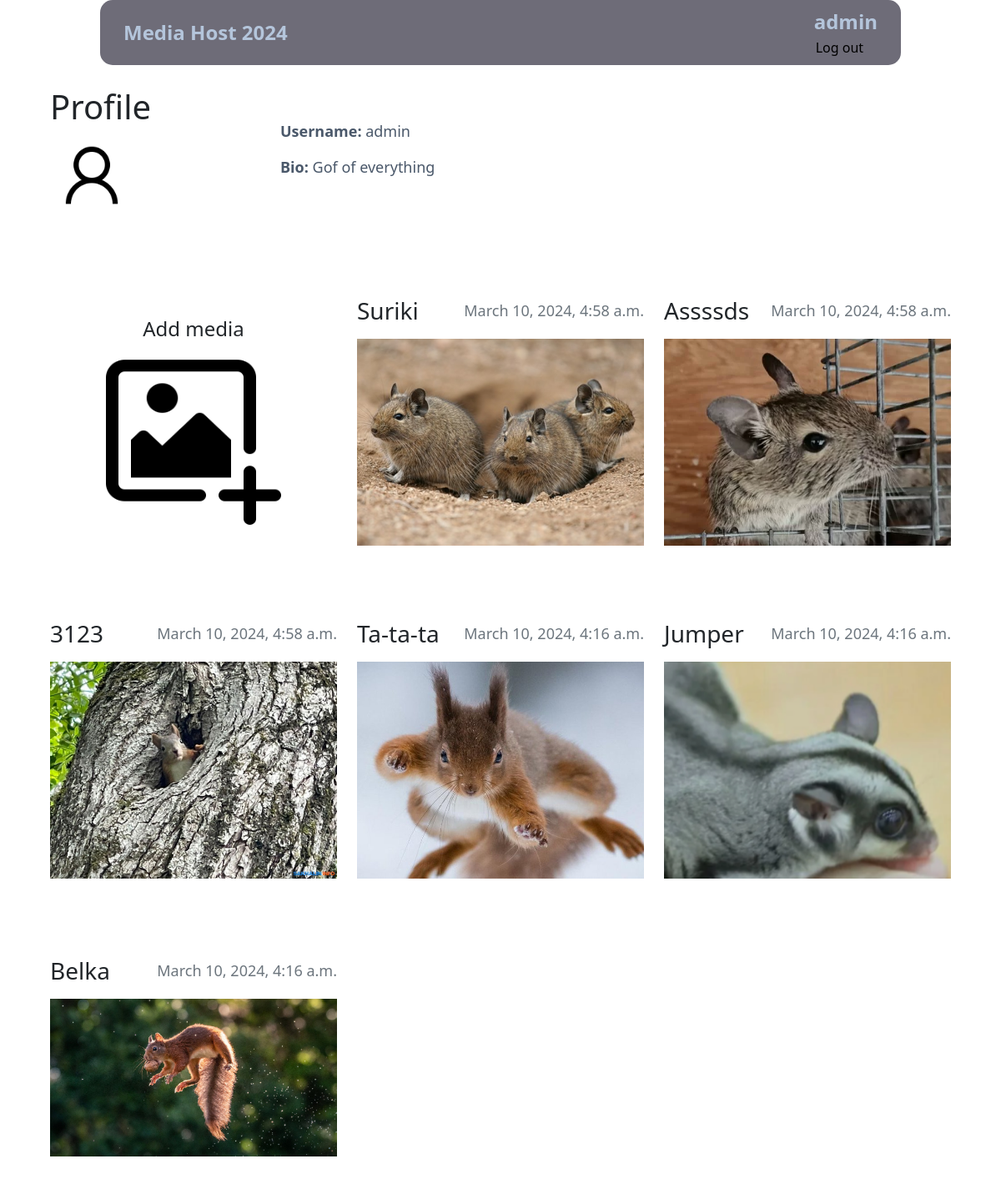
The page /profile/admin (signed in) on the database its author committed.
### main/models.py (models this page shows, shortened)
class Profile(models.Model):
    user = models.OneToOneField(User, null=True, on_delete=models.CASCADE)
    bio = models.TextField(null=True, blank=True)
    profile_pic = models.ImageField(null=True, blank=True, upload_to="images/profile/")
    def __str__(self):
        return str(self.user)

class Photo(models.Model):
    title = models.CharField(max_length=30)
    created_by = models.ForeignKey(get_user_model(), on_delete=models.PROTECT)
    created_at = models.DateTimeField(auto_now_add=True)
    image = models.ImageField()
    class Meta:
        verbose_name = 'Photo'
        verbose_name_plural = 'Photos'

### main/views.py (the view)
# urls.py: path('profile/<username>', ProfileView.as_view(), name='profile'),
class ProfileView(TemplateView):
    model = Profile
    template_name = 'profile.html'
    def get_context_data(self, *args, **kwargs):
        context = super().get_context_data(*args, **kwargs)
        username = self.kwargs.get("username")
        uid = get_object_or_404(User, username=username)
        page_user = get_object_or_404(Profile, id=uid.id)
        context['page_user'] = page_user
        context['photos'] = Photo.objects.all().filter(created_by=uid).order_by("-created_at")
        return context

### main/templates/profile.html
{% extends 'layout.html' %}
{% load static %}
{% block content %}
<div class="row mt-5 mb-5">
    <div class="col-3 mt-2">
        <h1>Profile</h1>
        <div class="card-body">
        {% if user.profile.profile_pic %}
          <img src="{{ profile.profile_pic.url }}" height=100 width=100><br><br>
        {% else %}
          <img src="{% static 'images\user.png' %}" height=100 width=100><br><br>
        {% endif %}
        </div>
    </div>
    <div class="col-6 mt-5">
        <p><strong>Username:</strong> {{ page_user }}</p>
        <p><strong>Bio:</strong> {{ page_user.bio }}</p><br><br>
    </div>
</div>
    <div class="row my-2">
        {% if request.user.id == page_user.id %}
        <div class="col-md-4 my-3 mt-5 text-center">
            <h4>Add media   </h4>
            <a href="{% url 'upload_photo' %}">
                <img style="width: 70%; height: 70%;"  src="{% static 'images\add_photo.png' %}">
            </a>
        </div>
        {% endif %}
    {% for n in photos %}
        <div class="col-md-4 my-3">
            <div class="navbar">
                <h3>{{ n.title }}</h3>
                <h5 class="text-secondary">{{ n.created_at }}</h5>
            </div>
            <img style="width: 100%; height: 70%; object-fit: cover;"  src="{{ n.image.url }}">
        </div>
    {% endfor %}
    </div>
{% endblock %}

### main/templates/layout.html (shortened to what this page needs)
<!doctype html>
{% load static %}
<html lang="en">
<head>
    <link rel="stylesheet" href="https://cdn.jsdelivr.net/npm/bootstrap@5.3.2/dist/css/bootstrap.min.css">
    <link rel="stylesheet" href="https://cdnjs.cloudflare.com/ajax/libs/font-awesome/6.5.1/css/all.min.css" />
    <link rel="stylesheet" href="{% static 'css/styles.css' %}" />
</head>
<body class="p-5">
<div class="navbar fixed-top navbar-light bg-nav py-2 px-4">
    <a class='a_title p-1' href="{% url 'homepage' %}">Media Host 2024</a>
    {% if request.user.is_authenticated %}
        <span>
            <a class='a_title p-1' href="../profile/{{ request.user.username }}">
                {{ request.user.username }}
            </a>
            <form id="logout-form" action="{% url 'logout' %}" method="POST">
                <button class='logout' type="submit">Log out</button>
            </form>
        </span>
    {% endif %}
</div>
<div class="container">
    {% block content %}
    {% endblock %}
</div>
</body>
</html>

### main/static/css/styles.css (style rules this page uses)
p { color: #4A586A; font-size: 18px; }
a { text-decoration: none; font-weight: 400; }
h5 { font-size: 18px; }
.bg-nav { background-color: #6E6C78; border-radius: 15px; margin: 0 10%; }
.a_title { color: #B4C5DB; font-size: 24px; font-weight: 700; }
.logout { background-color: transparent; outline: none; border: none; }

### rows shown on the page
Profile: user.username "admin", bio "Gof of everything"
Photo: title "Suriki", created_at "March 10, 2024, 4:58 a.m.", image (picture)
Photo: title "Assssds", created_at "March 10, 2024, 4:58 a.m.", image (picture)
Photo: title "3123", created_at "March 10, 2024, 4:58 a.m.", image (picture)
Photo: title "Ta-ta-ta", created_at "March 10, 2024, 4:16 a.m.", image (picture)
Photo: title "Jumper", created_at "March 10, 2024, 4:16 a.m.", image (picture)
Photo: title "Belka", created_at "March 10, 2024, 4:16 a.m.", image (picture)

### other values the page prints
{{ request.user.username }} "admin"
